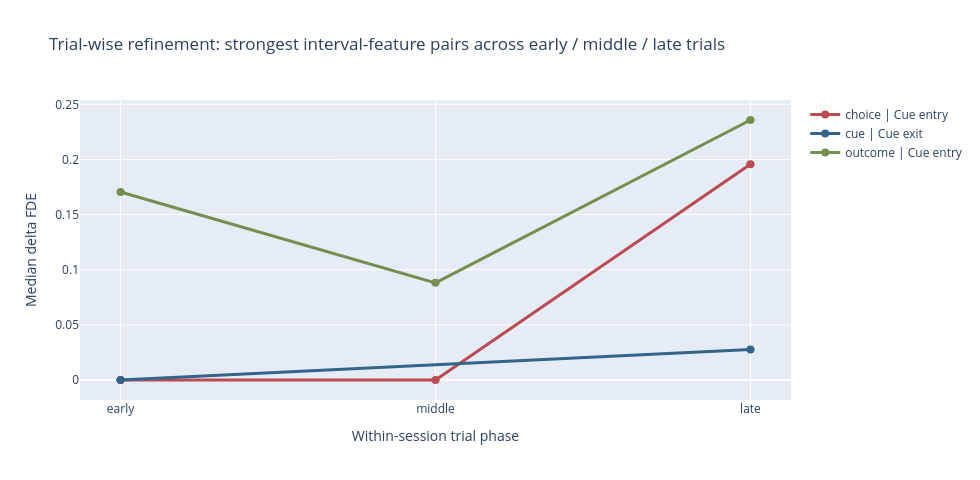

Source (notebook cell):
### Code cell
def fit_phase_delta(group_df: pd.DataFrame, feature_name: str, family_name: str) -> list[dict]:
    feature_col = FEATURE_SPECS[feature_name]["column"]
    trial_df = group_df.sort_values("trial_number").copy()
    if trial_df["trial_number"].nunique() < (MIN_PHASE_TRIALS * 3):
        return []

    try:
        phase_index = pd.qcut(
            trial_df["trial_number"].rank(method="first"),
            q=3,
            labels=["early", "middle", "late"],
            duplicates="drop",
        )
    except Exception:
        return []

    trial_df["phase"] = phase_index.astype(str)
    rows = []
    for phase_name, phase_df in trial_df.groupby("phase", sort=False):
        if len(phase_df) < MIN_PHASE_TRIALS:
            continue
        predictors = _available_predictors(phase_df)
        if feature_col not in predictors:
            continue
        try:
            full_res, full_x, alpha = _fit_glm(phase_df, predictors, family_name, ref_df=phase_df)
            null_res, null_x, _ = _fit_glm(phase_df, [], family_name, ref_df=phase_df)
            reduced_predictors = [col for col in predictors if col != feature_col]
            reduced_res, red_x, _ = _fit_glm(phase_df, reduced_predictors, family_name, ref_df=phase_df)
        except Exception:
            continue

        phase_offset = np.log(np.clip(phase_df["n_bins_present"].to_numpy(dtype=float), 1.0, None))
        y_phase = phase_df["spike_count"].to_numpy(dtype=int)
        mu_full = np.clip(full_res.predict(full_x, offset=phase_offset), 1e-9, None)
        mu_null = np.clip(null_res.predict(null_x, offset=phase_offset), 1e-9, None)
        mu_reduced = np.clip(reduced_res.predict(red_x, offset=phase_offset), 1e-9, None)

        dev_full = _heldout_deviance(y_phase, mu_full, family_name, alpha)
        dev_null = _heldout_deviance(y_phase, mu_null, family_name, alpha)
        dev_reduced = _heldout_deviance(y_phase, mu_reduced, family_name, alpha)
        full_fde = np.nan if dev_null <= 0 else 1.0 - (dev_full / dev_null)
        red_fde = np.nan if dev_null <= 0 else 1.0 - (dev_reduced / dev_null)
        rows.append(
            {
                "phase": phase_name,
                "phase_order": {"early": 0, "middle": 1, "late": 2}.get(phase_name, np.nan),
                "phase_delta_fde": full_fde - red_fde if np.isfinite(full_fde) and np.isfinite(red_fde) else np.nan,
                "phase_full_fde": full_fde,
                "n_trials_phase": int(phase_df["trial_id"].nunique()),
            }
        )
    return rows


def fit_interaction(group_df: pd.DataFrame, feature_name: str, family_name: str) -> dict | None:
    feature_col = FEATURE_SPECS[feature_name]["column"]
    work_df = group_df.sort_values("trial_number").copy()
    predictors = _available_predictors(work_df)
    if feature_col not in predictors:
        return None

    interaction_col = f"{feature_col}_x_trial"
    work_df[interaction_col] = work_df[feature_col] * work_df["trial_number_z"]
    try:
        base_res, _, _ = _fit_glm(work_df, predictors, family_name, ref_df=work_df)
        inter_res, _, _ = _fit_glm(work_df, predictors + [interaction_col], family_name, ref_df=work_df)
    except Exception:
        return None

    return {
        "interaction_coef": inter_res.params.get(interaction_col, np.nan),
        "interaction_p": _lr_pvalue(inter_res, base_res),
    }


top_pairs = (
    feature_results.dropna(subset=["delta_fde"])
    .groupby(["interval_name", "interval_label", "feature"], as_index=False)
    .agg(
        frac_significant=("is_significant", "mean"),
        median_delta_fde=("delta_fde", "median"),
    )
    .sort_values(["feature", "frac_significant", "median_delta_fde"], ascending=[True, False, False])
    .groupby("feature", as_index=False)
    .head(TOP_TRIALWISE_PAIRS_PER_FEATURE)
    .reset_index(drop=True)
)

trialwise_rows = []
interaction_rows = []

for pair in top_pairs.itertuples(index=False):
    pair_feature = pair.feature
    pair_interval = pair.interval_name
    pair_interval_label = pair.interval_label
    pair_results = feature_results[
        (feature_results["feature"] == pair_feature)
        & (feature_results["interval_name"] == pair_interval)
        & (feature_results["is_significant"])
    ].copy()

    for res_row in pair_results.itertuples(index=False):
        group_df = unit_window_table[
            (unit_window_table["session_id"] == res_row.session_id)
            & (unit_window_table["unit"] == res_row.unit)
            & (unit_window_table["interval_name"] == pair_interval)
        ].copy()
        if group_df.empty:
            continue

        interaction = fit_interaction(group_df, pair_feature, res_row.family_selected)
        if interaction is not None:
            interaction_rows.append(
                {
                    "session_id": res_row.session_id,
                    "unit": res_row.unit,
                    "interval_name": pair_interval,
                    "interval_label": pair_interval_label,
                    "feature": pair_feature,
                    **interaction,
                }
            )

        for phase_row in fit_phase_delta(group_df, pair_feature, res_row.family_selected):
            trialwise_rows.append(
                {
                    "session_id": res_row.session_id,
                    "unit": res_row.unit,
                    "interval_name": pair_interval,
                    "interval_label": pair_interval_label,
                    "feature": pair_feature,
                    **phase_row,
                }
            )

trialwise_phase_df = pd.DataFrame(trialwise_rows)
interaction_df = pd.DataFrame(interaction_rows)

if not interaction_df.empty:
    interaction_df["interaction_q"] = np.nan
    for feature_name in interaction_df["feature"].dropna().unique():
        mask = interaction_df["feature"] == feature_name
        interaction_df.loc[mask, "interaction_q"] = multipletests(
            interaction_df.loc[mask, "interaction_p"], method="fdr_bh"
        )[1]
    interaction_df["interaction_sig"] = interaction_df["interaction_q"] < FDR_ALPHA

phase_summary = (
    trialwise_phase_df.groupby(["feature", "interval_label", "phase", "phase_order"], as_index=False)
    .agg(
        median_phase_delta_fde=("phase_delta_fde", "median"),
        lo_phase_delta_fde=("phase_delta_fde", lambda s: np.nanpercentile(s, 25) if len(s) else np.nan),
        hi_phase_delta_fde=("phase_delta_fde", lambda s: np.nanpercentile(s, 75) if len(s) else np.nan),
        n_units=("unit", "nunique"),
    )
    .sort_values(["feature", "phase_order"])
)

interaction_summary = (
    interaction_df.groupby(["feature", "interval_label"], as_index=False)
    .agg(
        frac_sig_interaction=("interaction_sig", "mean"),
        median_interaction_coef=("interaction_coef", "median"),
        n_units=("unit", "nunique"),
    )
    if not interaction_df.empty
    else pd.DataFrame(columns=["feature", "interval_label", "frac_sig_interaction", "median_interaction_coef", "n_units"])
)

fig_trialwise = go.Figure()
color_map = {"cue": "#33658A", "choice": "#BC4B51", "outcome": "#758E4F"}

for (feature_name, interval_label), sub in phase_summary.groupby(["feature", "interval_label"], sort=False):
    sub = sub.sort_values("phase_order")
    interaction_info = interaction_summary[
        (interaction_summary["feature"] == feature_name)
        & (interaction_summary["interval_label"] == interval_label)
    ]
    if interaction_info.empty:
        hover_suffix = "sig interaction fraction=NA"
    else:
        hover_suffix = f"sig interaction fraction={float(interaction_info['frac_sig_interaction'].iat[0]):.3f}"

    fig_trialwise.add_trace(
        go.Scatter(
            x=sub["phase"],
            y=sub["median_phase_delta_fde"],
            mode="lines+markers",
            name=f"{feature_name} | {interval_label}",
            line=dict(color=color_map.get(feature_name, "#444"), width=3),
            marker=dict(size=8),
            error_y=dict(
                type="data",
                symmetric=False,
                array=(sub["hi_phase_delta_fde"] - sub["median_phase_delta_fde"]).clip(lower=0),
                arrayminus=(sub["median_phase_delta_fde"] - sub["lo_phase_delta_fde"]).clip(lower=0),
            ),
            customdata=np.stack([sub["n_units"]], axis=1),
            hovertemplate=(
                "Phase=%{x}<br>"
                "Median delta FDE=%{y:.4f}<br>"
                "n units=%{customdata[0]:.0f}<br>"
                + hover_suffix
                + "<extra></extra>"
            ),
        )
    )

fig_trialwise.update_layout(
    title="Trial-wise refinement: strongest interval-feature pairs across early / middle / late trials",
    width=980,
    height=480,
    yaxis_title="Median delta FDE",
    xaxis_title="Within-session trial phase",
)
fig_trialwise.show()

display(phase_summary)
display(interaction_summary)

### Figure 1 — Plotly figure (JSON) as saved in the notebook; plotly's stock layout.template omitted (floating-point values rounded to 4 significant figures)
{"data": [{"customdata": [[1], [1], [1]], "error_y": {"array": [0.0, 0.0, 0.0], "arrayminus": [0.0, 0.0, 0.0], "symmetric": false, "type": "data"}, "hovertemplate": "Phase=%{x}<br>Median delta FDE=%{y:.4f}<br>n units=%{customdata[0]:.0f}<br>sig interaction fraction=0.000<extra></extra>", "line": {"color": "#BC4B51", "width": 3}, "marker": {"size": 8}, "mode": "lines+markers", "name": "choice | Cue entry", "type": "scatter", "x": ["early", "middle", "late"], "y": [-3.331e-16, 2.22e-16, 0.1957]}, {"customdata": [[1], [1]], "error_y": {"array": [0.0, 0.0], "arrayminus": [0.0, 0.0], "symmetric": false, "type": "data"}, "hovertemplate": "Phase=%{x}<br>Median delta FDE=%{y:.4f}<br>n units=%{customdata[0]:.0f}<br>sig interaction fraction=0.000<extra></extra>", "line": {"color": "#33658A", "width": 3}, "marker": {"size": 8}, "mode": "lines+markers", "name": "cue | Cue exit", "type": "scatter", "x": ["early", "late"], "y": [0.0, 0.02765]}, {"customdata": [[1], [1], [1]], "error_y": {"array": [0.0, 0.0, 0.0], "arrayminus": [0.0, 0.0, 0.0], "symmetric": false, "type": "data"}, "hovertemplate": "Phase=%{x}<br>Median delta FDE=%{y:.4f}<br>n units=%{customdata[0]:.0f}<br>sig interaction fraction=0.500<extra></extra>", "line": {"color": "#758E4F", "width": 3}, "marker": {"size": 8}, "mode": "lines+markers", "name": "outcome | Cue entry", "type": "scatter", "x": ["early", "middle", "late"], "y": [0.1705, 0.08813, 0.2358]}], "layout": {"height": 480, "title": {"text": "Trial-wise refinement: strongest interval-feature pairs across early / middle / late trials"}, "width": 980, "xaxis": {"title": {"text": "Within-session trial phase"}}, "yaxis": {"title": {"text": "Median delta FDE"}}}}
